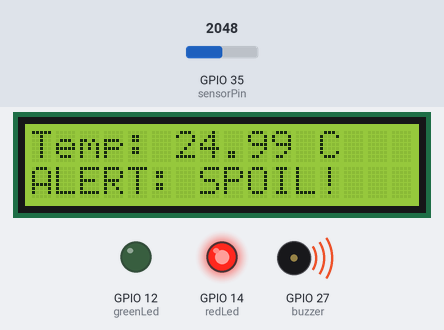
This sketch was run on a simulated ESP32. Shown: 16×2 character LCD, output pins drawn as LEDs (lit = HIGH), buzzer (waves = sounding). Inputs (shaded band) come from the test bench; at power-on: GPIO 35 (sensorPin) = 2048. WiFi joins after 1.5 s; servers stay silent unless stated; what the sketch prints to the serial monitor is not drawn.

Above: at 3.7 s.
3.8 s: GPIO 35 (sensorPin) set to 2762
At 4.7 s:
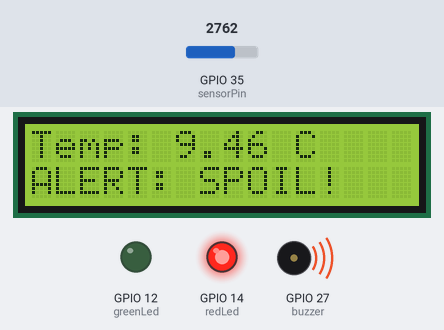
5.3 s: GPIO 35 (sensorPin) set to 2863
At 6.5 s:
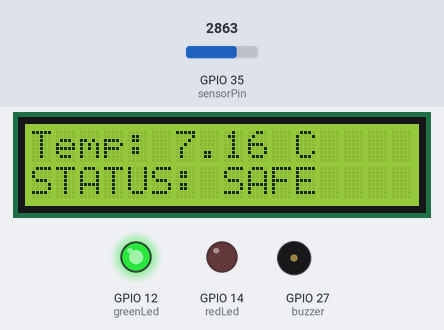
7.3 s: GPIO 35 (sensorPin) set to 3044
At 8.6 s:
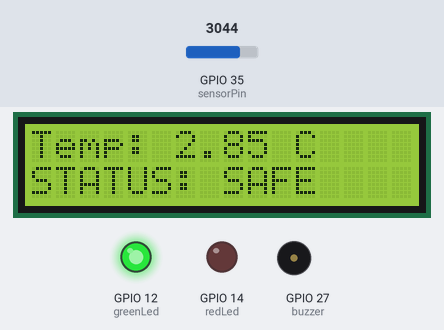
9.6 s: GPIO 35 (sensorPin) set to 3150
At 11.6 s:
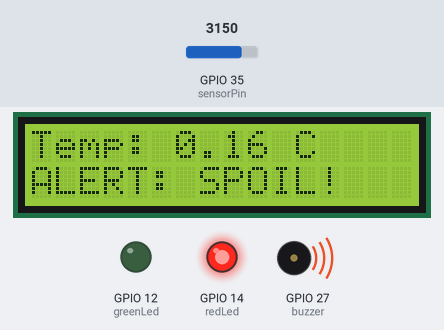
Timing chart, 0 to 12.7 s (numbered marks = the images above; inputs shaded):
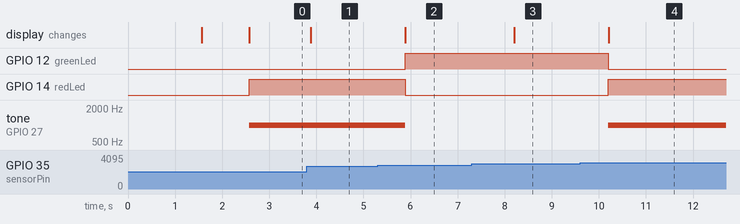

Measured:
- the behaviour switches between 2826 and 2827 on GPIO 35 (sensorPin) (found by bisection; images 1 and 2)
- the behaviour switches between 3078 and 3079 on GPIO 35 (sensorPin) (found by bisection; images 3 and 4)
- after the input at 3.8 s, the display: changes after 0.08 s (image 1)
- after the input at 5.3 s, GPIO 12 (greenLed): LOW → HIGH after 0.59 s; GPIO 14 (redLed): HIGH → LOW after 0.59 s; tone on GPIO 27 (buzzer): 1000 Hz → silent after 0.59 s; the display: changes after 0.59 s (image 2)
- after the input at 7.3 s, the display: changes after 0.90 s (image 3)
- after the input at 9.6 s, GPIO 12 (greenLed): HIGH → LOW after 0.60 s; GPIO 14 (redLed): LOW → HIGH after 0.60 s; tone on GPIO 27 (buzzer): silent → 1000 Hz after 0.60 s; the display: changes after 0.61 s (image 4)

The sketch:

wifi-scan.ino
```cpp
#include <LiquidCrystal.h>
#include <WiFi.h>
#include <WiFiClientSecure.h>
#include <UniversalTelegramBot.h>
#include <ArduinoJson.h>

// 1. Wokwi Virtual Wi-Fi
const char* ssid = "Wokwi-GUEST";
const char* password = "";

// 2. Telegram Bot Credentials
const String BOT_TOKEN = "enter your bot token";
const String CHAT_ID = "enter chat id";

WiFiClientSecure client;
UniversalTelegramBot bot(BOT_TOKEN, client);

// 3. LCD & Hardware Pins
LiquidCrystal lcd(22, 23, 5, 18, 19, 21);
const int sensorPin = 35;
const int greenLed = 12;
const int redLed = 14;
const int buzzer = 27;

// THE MAGIC LOCK: This tracks the current state to prevent spam
bool currentlyInDanger = false;

void setup() {
  Serial.begin(115200);
  lcd.begin(16, 2);

  pinMode(greenLed, OUTPUT);
  pinMode(redLed, OUTPUT);
  pinMode(buzzer, OUTPUT);

  // CONNECT TO VIRTUAL WI-FI
  lcd.setCursor(0, 0);
  lcd.print("Connecting WiFi");
  WiFi.begin(ssid, password);

  while (WiFi.status() != WL_CONNECTED) {
    delay(500);
    Serial.print(".");
  }

  client.setInsecure();

  lcd.clear();
  lcd.print("WiFi Connected!");
  delay(1000);
  lcd.clear();
}

void loop() {
  // Read the NTC Temp Sensor
  int analogValue = analogRead(sensorPin);
  const float BETA = 3950;
  float tempC = 1 / (log(1 / (4095. / analogValue - 1)) / BETA + 1.0 / 298.15) - 273.15;

  // Update LCD Screen
  lcd.setCursor(0, 0);
  lcd.print("Temp: ");
  lcd.print(tempC);
  lcd.print(" C   ");

  // --- SYSTEM LOGIC ---
  if (tempC >= 2.0 && tempC <= 8.0) {

    // 1. LOCAL HARDWARE (SAFE)
    digitalWrite(greenLed, HIGH);
    digitalWrite(redLed, LOW);
    noTone(buzzer);
    lcd.setCursor(0, 1);
    lcd.print("STATUS: SAFE    ");

    // 2. IOT NOTIFICATION LOGIC (Only trigger if we WERE in danger)
    if (currentlyInDanger == true) {
      Serial.println("Fridge has returned to safe temperatures. Sending update...");

      String safeMessage = "✅ UPDATE: Fridge is SAFE ✅\n";
      safeMessage += "Temperature has returned to: ";
      safeMessage += String(tempC);
      safeMessage += " °C.";

      bot.sendMessage(CHAT_ID, safeMessage, "");
      Serial.println("Safe Telegram sent!");

      currentlyInDanger = false; // Reset the lock
    }

  } else {

    // 1. LOCAL HARDWARE (DANGER)
    digitalWrite(greenLed, LOW);
    digitalWrite(redLed, HIGH);
    tone(buzzer, 1000);
    lcd.setCursor(0, 1);
    lcd.print("ALERT: SPOIL!   ");

    // 2. IOT NOTIFICATION LOGIC (Only trigger if we WERE safe)
    if (currentlyInDanger == false) {
      Serial.println("Fridge is too warm/cold. Sending Alert...");

      String alertMessage = "🚨 SPOIL ALERT! 🚨\n";
      alertMessage += "Fridge Temperature is Critical: ";
      alertMessage += String(tempC);
      alertMessage += " °C\nPlease check the door immediately!";

      bot.sendMessage(CHAT_ID, alertMessage, "");
      Serial.println("Alert Telegram sent!");

      currentlyInDanger = true; // Engage the lock so it doesn't spam
    }
  }

  delay(1000);
}
```
